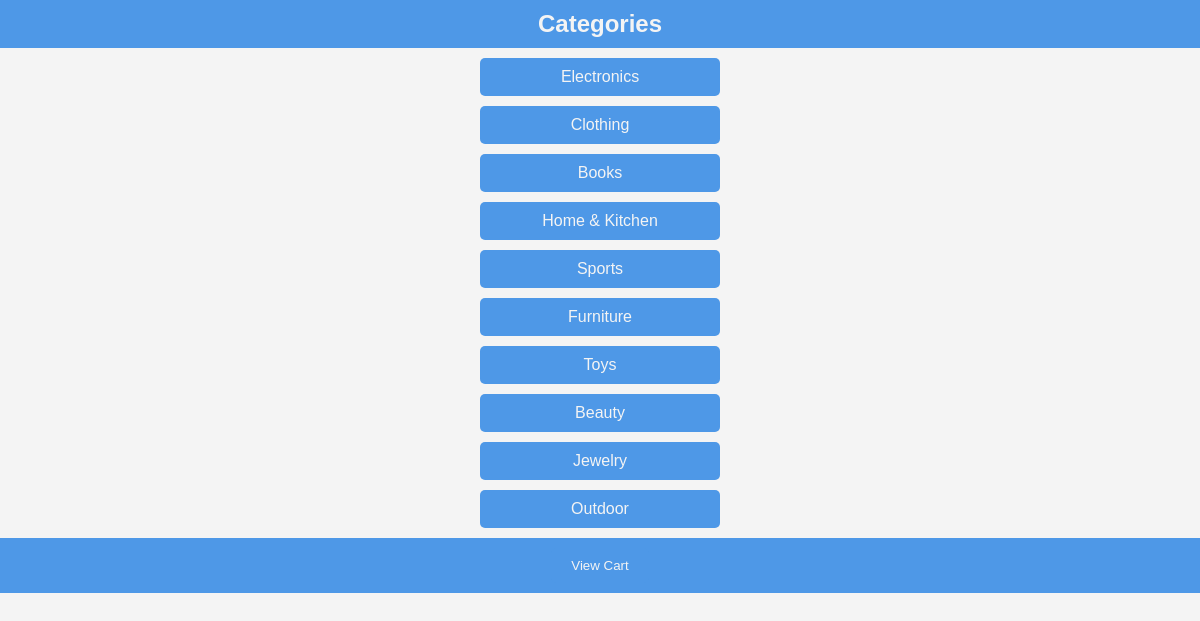
The page / on the database its author committed.
### tables this page shows
CREATE TABLE `categories` (
  `category_id` int(11) NOT NULL,
  `category_name` varchar(200) NOT NULL,
  `category_customer_id` int(11) NOT NULL,
  `category_order` int(11) NOT NULL,
  `category_image` varchar(255) NOT NULL,
  `category_active` int(11) NOT NULL
);

### index.php (the view, shortened to what this page needs)
<?php
$servername = "localhost";
$username = "root";
$password = "";
$dbname = "OrderAppDB";
$conn = mysqli_connect($servername, $username, $password, $dbname);
$query = "SELECT * FROM categories WHERE category_active = 1";
$result = mysqli_query($conn, $query);
?>
<!DOCTYPE html>
<html lang="en">
<head>
    <link rel="stylesheet" href="style.css">
</head>
<body>
    <h2 id='headers'>Categories</h2>
    <div id="categories">
        <?php
        while($row = mysqli_fetch_assoc($result)) {
            $categoryId = $row['category_id'];
            $categoryName = $row['category_name'];
            echo "<a id='categoryButtons' href='products.php?category_id=$categoryId'>$categoryName</a>";
        }
?>
    </div>
    <div id="footer">
        <button><a href='cart.php'>View Cart</a></button>
    </div>
</body>
</html>

### style.css (style rules this page uses)
body { font-family: Arial, Helvetica, sans-serif; margin: 0; padding: 0; background-color: #f4f4f4; color: #333; }
#headers, #footer { background-color: #4e98e7; color: #f4f4f4; margin: 0; padding: 10px 0; text-align: center; }
#footer button { background-color: #4e98e7; border: none; border-radius: 5px; padding: 10px 20px; cursor: pointer; transition: background-color 0.3s; }
#footer a { text-decoration: none; color: #f4f4f4; }
#categories { text-align: center; }
#categoryButtons { background-color: #4e98e7; color: #f4f4f4; padding: 10px 20px; margin: 10px auto; width: 200px; text-align: center; border: none; border-radius: 5px; display: block; text-decoration: none; transition: background-color 0.3s; cursor: pointer; }

### rows shown on the page
categories: category_name "Electronics"
categories: category_name "Clothing"
categories: category_name "Books"
categories: category_name "Home & Kitchen"
categories: category_name "Sports"
categories: category_name "Furniture"
categories: category_name "Toys"
categories: category_name "Beauty"
categories: category_name "Jewelry"
categories: category_name "Outdoor"
